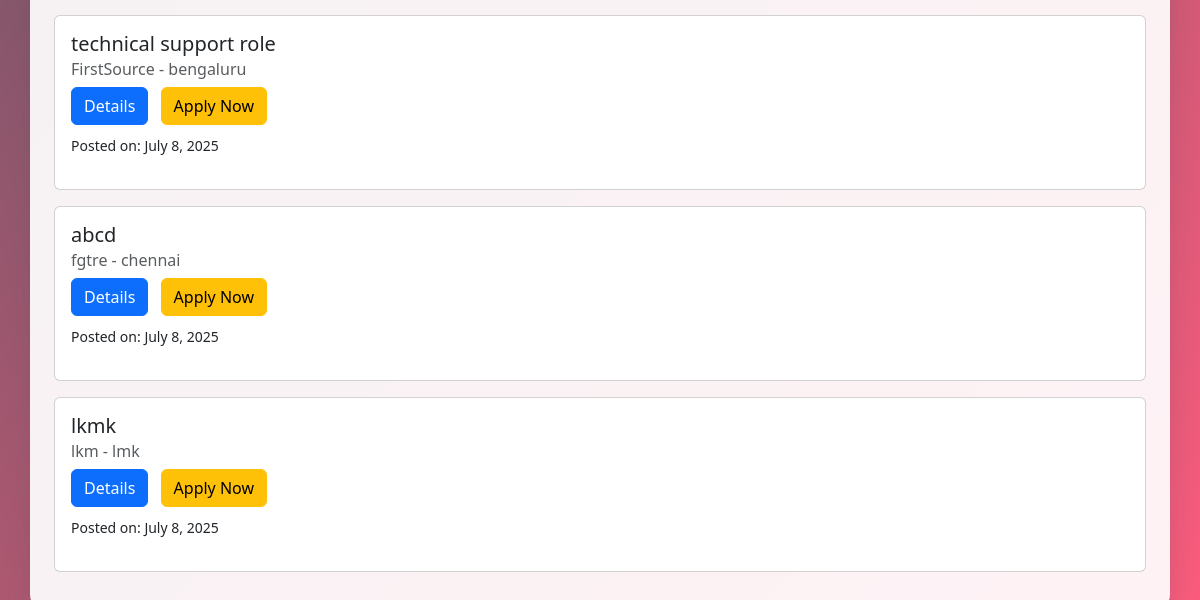
Before: / (lower part) with the older database file.
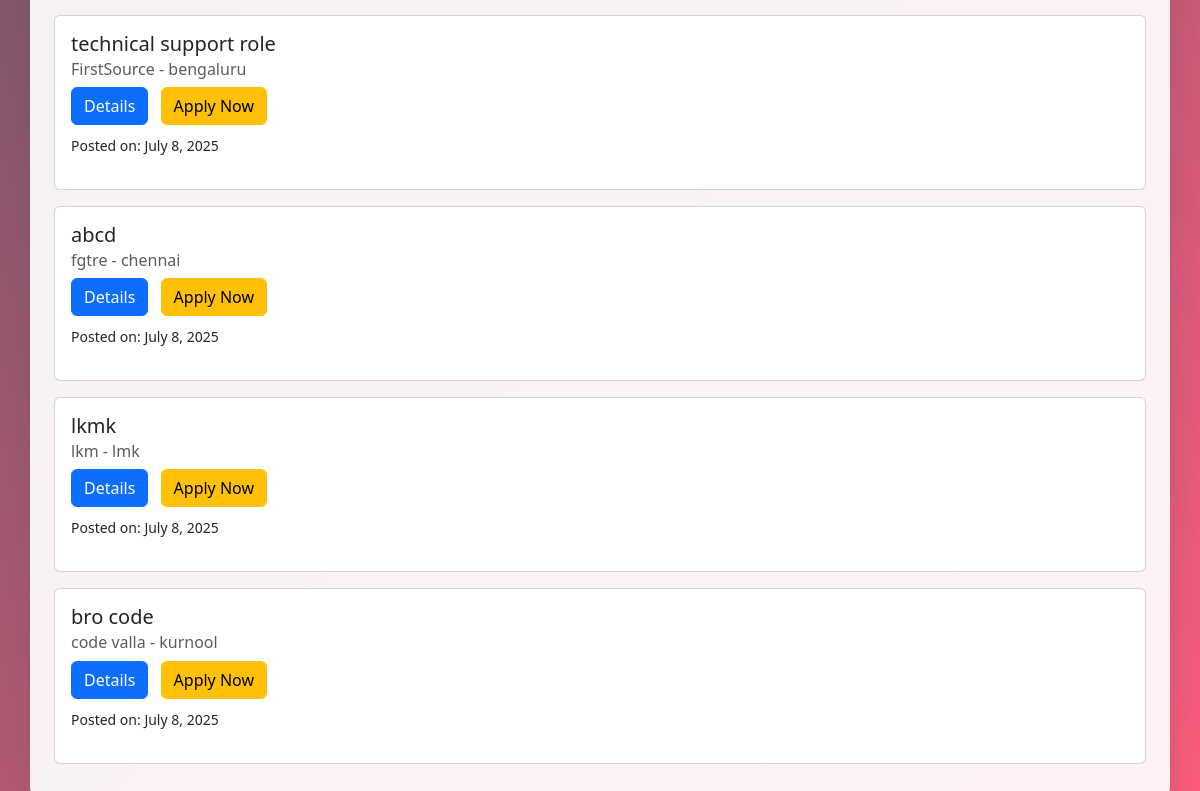
After: the same page with the newer database file.
### jobs/models.py (models this page shows, shortened)
class Job(models.Model):
    DOMAIN_CHOICES = [
        ('IT', 'IT'),
        ('Non-IT', 'Non-IT'),
        ('Internship', 'Internship'),
        ('Government', 'Government'),
    ]
    title = models.CharField(max_length=200)
    company = models.CharField(max_length=100)
    location = models.CharField(max_length=100)
    apply_link = models.URLField()
    posted_on = models.DateField(auto_now_add=True)
    domain = models.CharField(max_length=20, choices=DOMAIN_CHOICES, default='IT')

### jobs/views.py (the view)
# urls.py: path('', views.home, name='home'),
def home(request):
    domain_filter = request.GET.get('domain')
    location_filter = request.GET.get('location')
    jobs = Job.objects.all()
    if domain_filter:
        jobs = jobs.filter(domain=domain_filter)
    if location_filter:
        jobs = jobs.filter(location__icontains=location_filter)
    return render(request, 'jobs/home.html', {'jobs': jobs})

### jobs/templates/jobs/home.html (shortened to what this page needs)
<!DOCTYPE html>
<html lang="en">
<head>
    <link rel="stylesheet" href="https://cdn.jsdelivr.net/npm/bootstrap@5.3.0/dist/css/bootstrap.min.css">
    <link rel="stylesheet" href="/static/jobs/home.css">
</head>
<body>
<body>
    <div class="container mt-5">
        {% for job in jobs %}
            <div class="card mb-3 job-card-hover" onclick="window.location.href='{% url 'job_detail' job.id %}'" style="cursor:pointer;">
                <div class="card-body">
                    <h5 class="card-title">{{ job.title }}</h5>
                    <h6 class="card-subtitle mb-2 text-muted">{{ job.company }} - {{ job.location }}</h6>
                    <a href="{% url 'job_detail' job.id %}" class="btn btn-primary">Details</a>
                    <a href="{% url 'apply' job.id %}" class="btn btn-warning ms-2">Apply Now</a>
                    <p class="mt-2"><small>Posted on: {{ job.posted_on }}</small></p>
                </div>
            </div>
        {% empty %}
            <p>No jobs available.</p>
        {% endfor %}
    </div>
</body>
</html>

### jobs/static/jobs/home.css (style rules this page uses)
body { background: linear-gradient(-45deg, #232526, #ffb6b9, #6a82fb, #fc5c7d, #485563); background-size: 400% 400%; animation: gradientBG 16s ease infinite; min-height: 100vh; font-family: 'Segoe UI', Arial, sans-serif; }
.container { background: rgba(255,255,255,0.92); border-radius: 18px; box-shadow: 0 8px 32px rgba(44, 62, 80, 0.18); padding: 32px 24px 24px 24px; margin-top: 40px; animation: fadeInUp 1.1s cubic-bezier(.39,.575,.56,1.000); }

Changed rows visible on the page:
added Job: title "bro code", company "code valla", location "kurnool", posted_on "July 8, 2025"
